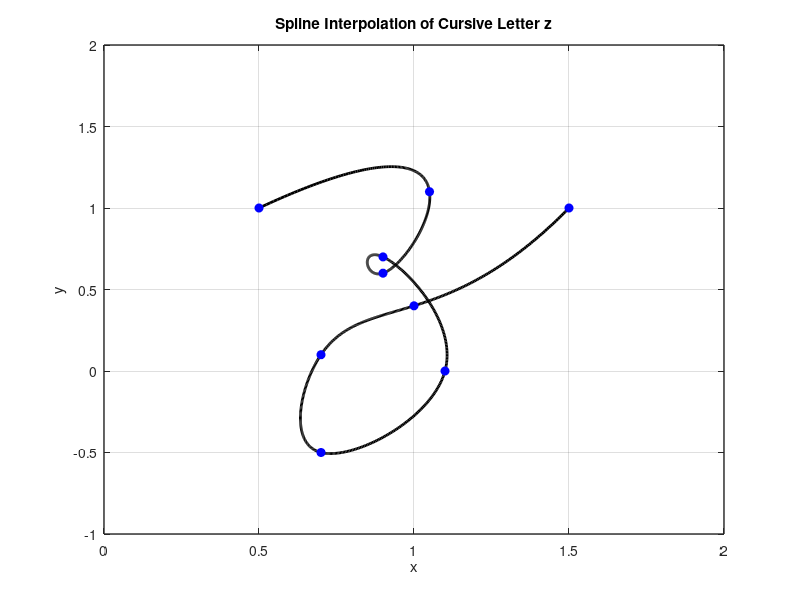

Write the MATLAB code that produced this figure.
x = [0.5 1.05 0.9 0.9 1.1 0.7 0.7 1 1.5];
y = [1 1.1 0.6 0.7 0 -0.5 0.1 0.4 1];

n = length(x);
t = 0:n-1; % Parametric coordinate t
tt = 0:0.01:n-1; % More dense coordinate tt for spline interpolation

% Compute spline interpolation
xx = spline(t, x, tt);
yy = spline(t, y, tt);

% Plot settings
figure(1)
plot(xx, yy, 'k', 'LineWidth', 2) % plot spline
hold on
plot(x, y, 'bo', 'MarkerFaceColor', 'b') % plot data points
axis([0 2 -1 2])
grid on
title('Spline Interpolation of Cursive Letter z')
xlabel('x')
ylabel('y')
set(gca, 'FontSize', 10, 'LineWidth', 1)
grid on
